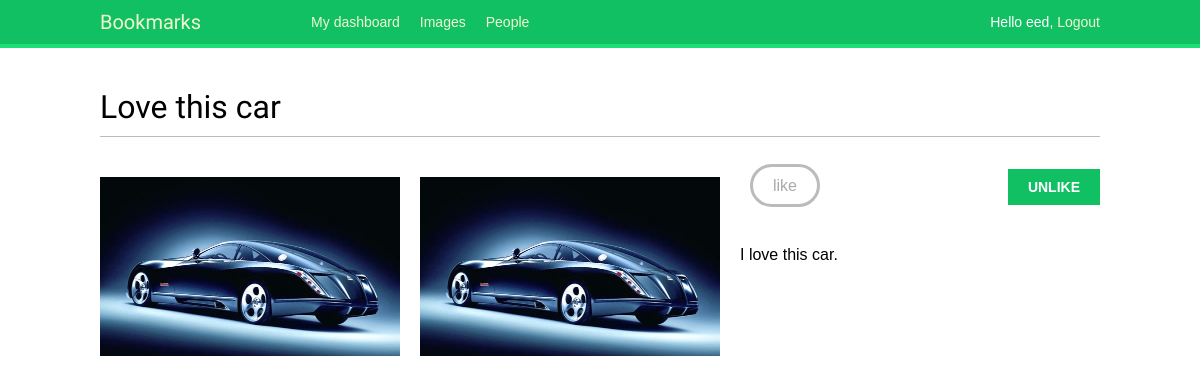
The page /images/detail/1/love-this-car/ (signed in) on the database its author committed.
### images/models.py (models this page shows, shortened)
class Image(models.Model):
    user = models.ForeignKey(settings.AUTH_USER_MODEL,
                             related_name='image_created')
    title = models.CharField(max_length=200)
    slug = models.SlugField(max_length=200, blank=True)
    url = models.URLField()
    image = models.ImageField(upload_to='images/%Y/%m/%d')
    description = models.TextField(blank=True)
    created = models.DateField(auto_now_add=True,
                               db_index=True)
    user_like = models.ManyToManyField(settings.AUTH_USER_MODEL,
                                       related_name='images_liked',
                                       blank=True)

### images/views.py (the view)
def image_detail(request, id, slug):
    image = get_object_or_404(Image, id=id, slug=slug)
    return render(request, 'images/image/detail.html', locals())

### images/templates/images/image/detail.html (shortened to what this page needs)
{% extends "base.html" %}
{% block content %}
    <h1>{{ image.title }}</h1>
    <img src="{{ image.image.url }}" class="image-detail">
    {% load thumbnail %}
    {% thumbnail image.image "300" as im %}
    <a href="{{ image.image.url }}">
    <img src="{{ im.url }}" class="image-detail">
    </a>
    {% endthumbnail %}
    {% with total_likes=image.users_like.count users_like=image.users_like.all %}
        <div class="image-info">
            <div>
                <span class="count">
                    like{{ total_likes|pluralize }}
                </span>
                <a href="#" data-id="{{ image.id }}" data-action="{% if request.user in users_like %}un{% endif %}like" class="like button">
                    {% if request.user not in users_like %}
                        Like
                    {% else %}
                        Unlike
                    {% endif %}
                </a>
            </div>
            {{ image.description|linebreaks }}
        </div>
    {% endwith %}
{% endblock %}

### account/templates/base.html (shortened to what this page needs)
{% load staticfiles %}
<!DOCTYPE html>
<html lang="en">
<head>
    <link href="{% static "css/base.css" %}" rel="stylesheet">
</head>
<body>
    <div id="header">
    <span class="logo">Bookmarks</span>
    {% if request.user.is_authenticated %}
         <ul class="menu">
          <li {% if section == "dashboard" %}class="selected"{% endif %}>
            <a href="{% url "dashboard" %}">My dashboard</a>
          </li>
          <li {% if section == "images" %}class="selected"{% endif %}>
            <a href="#">Images</a>
          </li>
          <li {% if section == "people" %}class="selected"{% endif %}>
            <a href="#">People</a>
           </li>
          </ul>
         {% endif %}
         <span class="user">
           {% if request.user.is_authenticated %}
             Hello {{ request.user.first_name }},
             <a href="{% url "logout" %}">Logout</a>
           {% else %}
             <a href="{% url "login" %}">Log-in</a>
           {% endif %}
        </span>
    </div>
    <div id="content">
        {% block content %}
        {% endblock %}
    </div>
</body>
</html>

### account/static/css/base.css (style rules this page uses)
body { margin:0; padding:0; font-family:helvetica, sans-serif; }
p { line-height: 1.8; }
a { color:#12c064; text-decoration:none; }
h1, h2, h3, h4, h5 , h6 { font-family: 'Muli', sans-serif; font-weight:normal; }
h1 { border-bottom:1px solid #bbb; padding:0 0 10px 0; margin:10px 0 20px 0; }
#header { padding:10px 100px; font-size:14px; background:#12c064; color:#fff; border-bottom:4px solid #1cdf78; overflow:auto; }
#header .logo { font-family: 'Muli', sans-serif; float:left; color:#f3f7cc; font-size:20px; margin-right:10%; }
#header ul.menu { list-style:none; float:left; margin:0; padding:0; }
#header ul.menu li { float:left; padding:4px 10px; }
#header a { color:#f3f7cc; }
#header .user { float:right; padding-top:4px; }
#content { padding:30px 100px; }
input[type=submit], a.button { font-weight:bold; background:#12c064; color:#fff; padding:10px 20px; font-size:14px; text-transform:uppercase; }
.image-preview, .image-detail { max-width:300px; float:left; margin:0 20px 20px 0; }
.image-detail { margin-top:20px; }
.image-info div { padding:20px 0; overflow:auto; }
.count { color:#aaa; border:3px solid #bbb; border-radius:26px; padding:10px 20px; margin:20px 10px 0; }
a.like, a.follow { float:right; margin-top:-8px; }

### rows shown on the page
Image: title "Love this car", image (picture), description "I love this car."

### other values the page prints
{{ request.user.first_name }} "eed"
